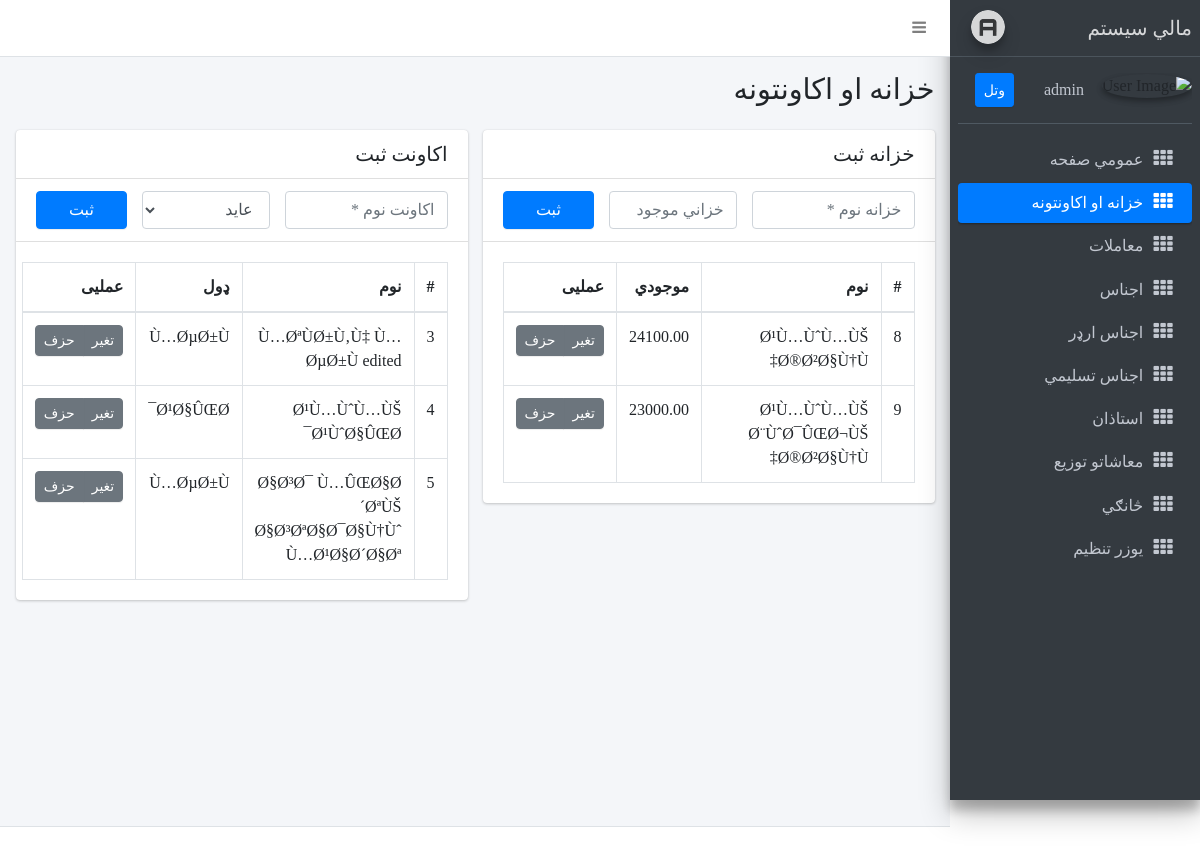
Screenshot of /treasure.php (signed in) with the database file from the repository.
### tables this page shows
CREATE TABLE `treasures` (
  `id` bigint(20) UNSIGNED NOT NULL,
  `name` varchar(255) NOT NULL,
  `balance` decimal(20,2) NOT NULL DEFAULT 0.00,
  `created_at` timestamp NULL DEFAULT NULL,
  `updated_at` timestamp NULL DEFAULT NULL
);

CREATE TABLE `accounts` (
  `id` bigint(20) UNSIGNED NOT NULL,
  `name` varchar(255) NOT NULL,
  `type` varchar(255) NOT NULL
);

### treasure.php (the view, shortened to what this page needs)
<?php
require './utils/db.php';
include('./partials/header.php');
include('./partials/navbar.php');
include('./partials/sidebar.php');
try {
    $stmt = $conn->prepare("SELECT * FROM treasures");
    $stmt2 = $conn->prepare("SELECT * FROM accounts");
    $stmt->execute();
    $stmt2->execute();
    $treasures = $stmt->fetchAll(PDO::FETCH_ASSOC);
    $accounts = $stmt2->fetchAll(PDO::FETCH_ASSOC);
} catch (PDOException $e) {
    echo "Error: " . $e->getMessage();
}
?>
<div class="content-wrapper" style="min-height: 768.666px;">
    <section class="content-header">
        <div class="container-fluid">
            <div class="row mb-2">
                <div class="col-sm-6">
                    <h1> خزانه او اکاونتونه </h1>
                </div>
            </div>
        </div>
    </section>
    <section class="content">
        <div class="container-fluid">
            <div class="row">
                <div class="col-md-6">
                    <div class="card">
                        <div class="card-header">
                            <h3 class="card-title">خزانه ثبت</h3>
                        </div>
                        <div class="card-header">
                            <form class="row" id="treasure-form" action="actions/create_treasure.php" method="post">
                                <div class="col-5">
                                    <input type="text" id="treasure-name" name="name" required class="form-control" placeholder="خزانه نوم *">
                                </div>
                                <div class="col-4">
                                    <input type="number" id="treasure-balance" name="balance" required class="form-control" placeholder="خزاني موجودي *">
                                </div>
                                <div class="col-3">
                                    <button type="submit" id="treasure-submit" class="btn btn-primary btn-block">ثبت</button>
                                </div>
                            </form>
                        </div>
                        <div class="card-body">
                            <table class="table table-bordered">
                                <thead>
                                    <tr>
                                        <th style="width: 10px">#</th>
                                        <th>نوم</th>
                                        <th>موجودي</th>
                                        <th style="width: 40px">عمليی</th>
                                    </tr>
                                </thead>
                                <tbody>
                                    <?php foreach ($treasures as $treasure) : ?>
                                        <tr style="cursor:pointer" class="treasureRow" data-id="<?php echo htmlspecialchars($treasure['id']); ?>" data-name="<?php echo htmlspecialchars($treasure['name']); ?>" data-balance="<?php echo htmlspecialchars($treasure['balance']); ?>">
                                            <td><?php echo htmlspecialchars($treasure['id']); ?></td>
                                            <td><?php echo htmlspecialchars($treasure['name']); ?></td>
                                            <td><?php echo htmlspecialchars($treasure['balance']); ?></td>
                                            <td>
                                                <div class="btn-group">
                                                    <button class="btn btn-sm btn-secondary edit_treasure" data-id="<?php echo implode(',', [$treasure['id'], $treasure['name'], $treasure['balance']]) ?>"> تغیر </button>
                                                    <a button class="btn btn-sm btn-secondary" href="actions/delete_treasure.php?id=<?php echo $treasure['id'] ?>" onclick="return confirm('ایا تاسي مطمین یاست?');">حزف</a>
                                                </div>
                                            </td>
                                        </tr>
                                    <?php endforeach; ?>
                                </tbody>
                            </table>
                        </div>
                    </div>
                </div>
                <div class="col-md-6">
                    <div class="card">
                        <div class="card-header">
                            <h3 class="card-title">اکاونت ثبت</h3>
                        </div>
                        <div class="card-header">
                            <form class="row" id="account-form" action="actions/create_account.php" method="post">
                                <div class="col-5">
                                    <input type="text" id="account-name" name="name" required class="form-control" placeholder="اکاونت نوم *">
                                </div>
                                <div class="col-4">
                                    <select id="account-type" name="type" required class="form-control" placeholder=" ډول *">
                                        <option value="عاید">عاید</option>
                                    </select>
                                </div>
                                <div class="col-3">
                                    <button type="submit" id="account-submit" class="btn btn-primary btn-block">ثبت</button>
                                </div>
                            </form>
                        </div>
                        <div class="card-body">
                            <table class="table table-bordered">
                                <thead>
                                    <tr>
                                        <th style="width: 10px">#</th>
                                        <th>نوم</th>
                                        <th>ډول</th>
                                        <th style="width: 40px">عمليی</th>
                                    </tr>
                                </thead>
                                <tbody>
                                    <?php foreach ($accounts as $account) : ?>
                                        <tr style="cursor:pointer" class="accountRow" data-id="<?php echo htmlspecialchars($account['id']); ?>" data-name="<?php echo htmlspecialchars($account['name']); ?>" data-type="<?php echo htmlspecialchars($account['type']); ?>">
                                            <td><?php echo htmlspecialchars($account['id']); ?></td>
                                            <td><?php echo htmlspecialchars($account['name']); ?></td>
                                            <td><?php echo htmlspecialchars($account['type']); ?></td>
                                            <td>
                                                <div class="btn-group">
                                                    <button class="btn btn-sm btn-secondary edit_account" data-id="<?php echo implode(',', [$account['id'], $account['name'], $account['type']]) ?>"> تغیر </button>
                                                    <a button class="btn btn-sm btn-secondary" href="actions/delete_account.php?id=<?php echo $account['id'] ?>" onclick="return confirm('ایا تاسي مطمین یاست?');">حزف</a>
                                                </div>
                                            </td>
                                        </tr>
                                    <?php endforeach; ?>
                                </tbody>
                            </table>
                        </div>
                    </div>
                </div>
            </div>
        </div>
    </section>
</div>
<?php include('./partials/footer.php'); ?>

### partials/header.php (shortened to what this page needs)
<!DOCTYPE html>
<html>
<head>
    <link rel="stylesheet" href="plugins/font-awesome/css/font-awesome.min.css">
    <link rel="stylesheet" href="dist/css/adminlte.min.css">
    <link rel="stylesheet" href="plugins/datatables/dataTables.bootstrap4.css">
    <link rel="stylesheet" href="dist/css/bootstrap-rtl.min.css">
    <link rel="stylesheet" href="dist/css/custom-style.css">
</head>
<body class="hold-transition sidebar-mini">
    <div class="wrapper">

### partials/navbar.php
<nav class="main-header navbar navbar-expand bg-white navbar-light border-bottom">
    <ul class="navbar-nav">
        <li class="nav-item">
            <a class="nav-link" data-widget="pushmenu" href="#"><i class="fa fa-bars"></i></a>
        </li>
    </ul>
</nav>

### partials/sidebar.php (shortened to what this page needs)
<aside class="main-sidebar sidebar-dark-primary elevation-4">
    <a href="/" class="brand-link">
        <img src="dist/img/AdminLTELogo.png" alt="AdminLTE Logo" class="brand-image img-circle elevation-3" style="opacity: .8">
        <span class="brand-text font-weight-light"> مالي سیستم</span>
    </a>
    <div class="sidebar" style="direction: ltr">
        <div style="direction: rtl">
            <div class="user-panel mt-3 pb-3 mb-3 d-flex">
                <div class="image">
                    <img src="" class="img-circle elevation-2" alt="User Image">
                </div>
                <div class="info">
                    <a href="#" class="d-block">
                        <?php echo $_SESSION['username'] ?>
                    </a>
                </div>
                <button onclick="window.location.href = 'logout.php'" class="btn btn-primary btn-sm" style="margin-right:20px">وتل</button>
            </div>
            <div class="mt-2">
                <ul class="nav nav-pills nav-sidebar flex-column" data-widget="treeview" role="menu" data-accordion="false">
                    <li class="nav-item">
                        <a href="index.php" class="nav-link  <?php echo basename($_SERVER["SCRIPT_FILENAME"], '.php') == 'index' ? 'active' : ''  ?>">
                            <i class="nav-icon fa fa-th"></i>
                            <p>
                                عمومي صفحه
                            </p>
                        </a>
                    </li>
                    <li class="nav-item">
                        <a href="treasure.php" class="nav-link <?php echo basename($_SERVER["SCRIPT_FILENAME"], '.php') == 'treasure' ? 'active' : ''  ?>">
                            <i class="nav-icon fa fa-th"></i>
                            <p>
                                خزانه او اکاونتونه
                            </p>
                        </a>
                    </li>
                    <li class="nav-item">
                        <a href="transaction.php" class="nav-link <?php echo basename($_SERVER["SCRIPT_FILENAME"], '.php') == 'transaction' ? 'active' : ''  ?>">
                            <i class="nav-icon fa fa-th"></i>
                            <p>
                                معاملات
                            </p>
                        </a>
                    </li>
                    <li class="nav-item">
                        <a href="items.php" class="nav-link  <?php echo basename($_SERVER["SCRIPT_FILENAME"], '.php') == 'items' ? 'active' : ''  ?>">
                            <i class="nav-icon fa fa-th"></i>
                            <p>
                                اجناس
                            </p>
                        </a>
                    </li>
                    <li class="nav-item">
                        <a href="item_request.php" class="nav-link <?php echo basename($_SERVER["SCRIPT_FILENAME"], '.php') == 'item_request' ? 'active' : ''  ?>">
                            <i class="nav-icon fa fa-th"></i>
                            <p>
                                اجناس ارډر
                            </p>
                        </a>
                    </li>
                    <li class="nav-item">
                        <a href="item_dedication.php" class="nav-link  <?php echo basename($_SERVER["SCRIPT_FILENAME"], '.php') == 'item_dedication' ? 'active' : ''  ?>">
                            <i class="nav-icon fa fa-th"></i>
                            <p>
                                اجناس تسلیمي
                            </p>
                        </a>
                    </li>
                    <li class="nav-item">
                        <a href="teachers.php" class="nav-link  <?php echo basename($_SERVER["SCRIPT_FILENAME"], '.php') == 'teachers' ? 'active' : ''  ?>">
                            <i class="nav-icon fa fa-th"></i>
                            <p>
                                استاذان
                            </p>
                        </a>
                    </li>
                    <li class="nav-item">
                        <a href="payroll.php" class="nav-link  <?php echo basename($_SERVER["SCRIPT_FILENAME"], '.php') == 'payroll' ? 'active' : ''  ?>">
                            <i class="nav-icon fa fa-th"></i>
                            <p>
                                معاشاتو توزیع
                            </p>
                        </a>
                    </li>
                    <li class="nav-item">
                        <a href="departments.php" class="nav-link  <?php echo basename($_SERVER["SCRIPT_FILENAME"], '.php') == 'departments' ? 'active' : ''  ?>">
                            <i class="nav-icon fa fa-th"></i>
                            <p>
                                څانګي
                            </p>
                        </a>
                    </li>
                    <li class="nav-item">
                        <a href="user.php" class="nav-link  <?php echo basename($_SERVER["SCRIPT_FILENAME"], '.php') == 'user' ? 'active' : ''  ?>">
                            <i class="nav-icon fa fa-th"></i>
                            <p>
                                یوزر تنظیم
                            </p>
                        </a>
                    </li>
                </ul>
            </div>
        </div>
</aside>

### partials/footer.php (shortened to what this page needs)
<footer class="main-footer">
</footer>
</div>
</body>
</html>

### partials/header.php (style rules this page uses)
select option { font-size: larger; }

### rows the page displays
treasures: id "8", name "Ø¹Ù…ÙˆÙ…ÙŠ Ø®Ø²Ø§Ù†Ù‡", balance "24100.00"
treasures: id "9", name "Ø¹Ù…ÙˆÙ…ÙŠ Ø¨ÙˆØ¯ÛŒØ¬ÙŠ Ø®Ø²Ø§Ù†Ù‡", balance "23000.00"
accounts: id "3", name "Ù…ØªÙØ±Ù‚Ù‡ Ù…ØµØ±Ù edited", type "Ù…ØµØ±Ù"
accounts: id "4", name "Ø¹Ù…ÙˆÙ…ÙŠ Ø¹ÙˆØ§ÛŒØ¯", type "Ø¹Ø§ÛŒØ¯"
accounts: id "5", name "Ø§Ø³Ø¯ Ù…ÛŒØ§Ø´ØªÙŠ Ø§Ø³ØªØ§Ø¯Ø§Ù†Ùˆ Ù…Ø¹Ø§Ø´Ø§Øª", type "Ù…ØµØ±Ù"

### other values shown
$_SESSION['username'] "admin"
